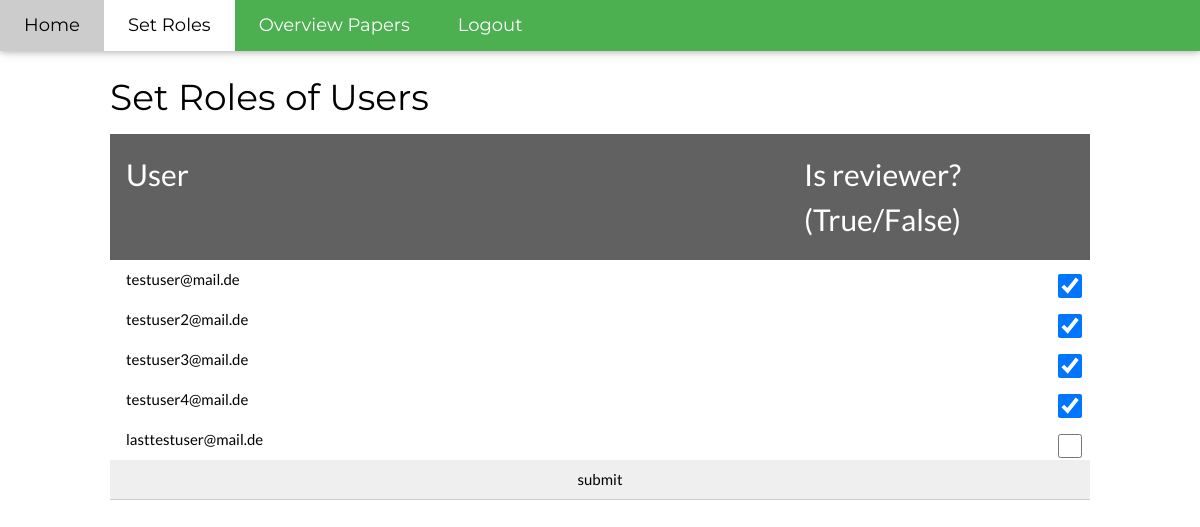
The page /roles (signed in) on the database as committed earlier.
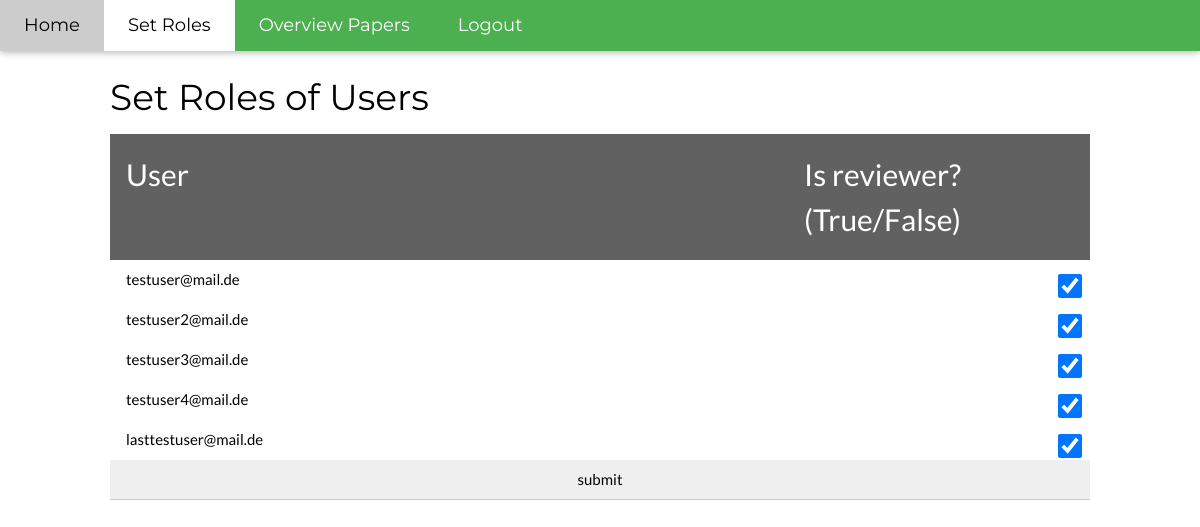
The same page on the database as committed later.
### models.py (models this page shows, shortened)
class User(db.Model):
    __tablename__ = 'user'
    id = db.Column(db.Integer, primary_key=True)
    email = db.Column(db.String(120), unique=True, nullable=False)
    hashed_password = db.Column(db.String(500), nullable=False)
    is_admin = db.Column(db.Boolean, nullable=False, default=False)
    is_reviewer = db.Column(db.Boolean, nullable=False, default=False)
    scored_papers = db.relationship("Score", back_populates="reviewer")

### app.py (the view, shortened to what this page needs)
@app.route('/roles', methods=['POST', 'GET'])
@check_authentification
@check_admin # preprocesser in helper_functions file
def roles():
    current_user = get_current_user()
    users = User.query.filter(User.is_admin == False).all()
    if request.method == "GET":
        return render_template('set_roles.html', users=users)

### helper_functions.py (called while the page is built)
def logged_in():
    return "auth_user_id" in session

@app.context_processor
def add_template_variables():
    variables = dict()
    logged_in_bool = logged_in()
    variables["logged_in"] = logged_in()
    variables["request_path"] = str(request.path)
    if logged_in_bool:
        variables["current_user"] = get_current_user()
    return variables

def check_authentification(f):
    @wraps(f)
    def decorated_function(*args, **kwargs):
        if logged_in():
            return f(*args, **kwargs)
        else:
            flash({"formField" : "success", "message" : "You do not have access to this page."}, CssClasses.ERROR)
            return redirect(url_for("login"))
    return decorated_function

def check_admin(f):
    @wraps(f)
    def decorated_function(*args, **kwargs):
        if get_current_user().is_admin:
            return f(*args, **kwargs)
        else:
            flash({"formField" : "success", "message" : "Only the conferencechair (admin) has access to this page"}, CssClasses.ERROR)
            return redirect(url_for("login"))
    return decorated_function

def get_current_user():
    return User.query.get(session["auth_user_id"])

### templates/set_roles.html (shortened to what this page needs)
{% extends "layout.html" %}
{% block body %}
    <h1>Set Roles of Users</h1>
      <form action = {{ url_for("roles") }} method = "POST">
           <table class="w3-table">
                <thead class="w3-dark-grey">
                     <tr>
                         <td style="width: 70%"><h2>User</h2></td>
                         <td><h2>Is reviewer? (True/False)</h2></td>
                     </tr>
                </thead>
           {% for user in users %}
                <tr class="w3-hover-green">
                     <td>{{ user.email }}</td>
                     <td><input class="w3-check w3-right" type="checkbox" name="user" value="{{ user.email }}" {% if user.is_reviewer %} checked {% endif %}></td>
                </tr>
           {% endfor %}
           </table>
          <input type="submit" value="submit" class="w3-input"/>
      </form>
{% endblock %}

Rows that differ between the two databases and show on the page:
changed User "lasttestuser@mail.de": is_reviewer "☐" → "☑"
